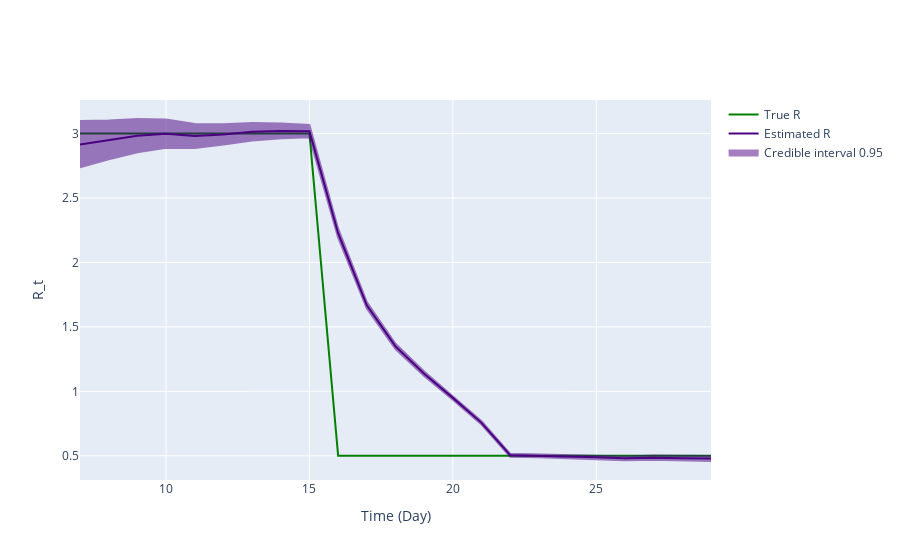

Source (notebook cell):
### Markdown cell above
## Inference plot using class method results

### Code cell
fig = ReproductionNumberPlot()

fig.add_ground_truth_rt(ground_truth)
fig.add_interval_rt(intervals)

fig.update_labels(time_label='Time (Day)', r_label='R_t')

fig.show_figure()

### Figure 1 — Plotly figure (JSON) as saved in the notebook; plotly's stock layout.template omitted (floating-point values rounded to 4 significant figures)
{"data": [{"line": {"color": "green"}, "mode": "lines", "name": "True R", "type": "scatter", "x": [7, 8, 9, 10, 11, 12, 13, 14, 15, 16, 17, 18, 19, 20, 21, 22, 23, 24, 25, 26, 27, 28, 29], "y": [3, 3, 3, 3, 3, 3, 3, 3, 3, 0.5, 0.5, 0.5, 0.5, 0.5, 0.5, 0.5, 0.5, 0.5, 0.5, 0.5, 0.5, 0.5, 0.5]}, {"line": {"color": "indigo"}, "mode": "lines", "name": "Estimated R", "type": "scatter", "x": [7, 8, 9, 10, 11, 12, 13, 14, 15, 16, 17, 18, 19, 20, 21, 22, 23, 24, 25, 26, 27, 28, 29], "y": [2.916, 2.949, 2.983, 2.998, 2.981, 2.993, 3.014, 3.021, 3.019, 2.227, 1.668, 1.349, 1.136, 0.9491, 0.7551, 0.5035, 0.4996, 0.4936, 0.4876, 0.48, 0.4848, 0.4801, 0.4784]}, {"fill": "toself", "fillcolor": "indigo", "line": {"color": "indigo"}, "mode": "lines", "name": "Credible interval 0.95", "opacity": 0.5, "type": "scatter", "x": [7, 8, 9, 10, 11, 12, 13, 14, 15, 16, 17, 18, 19, 20, 21, 22, 23, 24, 25, 26, 27, 28, 29, 29, 28, 27, 26, 25, 24, 23, 22, 21, 20, 19, 18, 17, 16, 15, 14, 13, 12, 11, 10, 9, 8, 7], "y": [3.098, 3.101, 3.113, 3.109, 3.075, 3.073, 3.081, 3.078, 3.067, 2.262, 1.693, 1.369, 1.154, 0.9646, 0.7687, 0.5147, 0.5111, 0.506, 0.5012, 0.4948, 0.5012, 0.498, 0.498, 0.4591, 0.4626, 0.4688, 0.4654, 0.4743, 0.4813, 0.4881, 0.4924, 0.7416, 0.9337, 1.119, 1.328, 1.642, 2.192, 2.971, 2.965, 2.947, 2.915, 2.889, 2.889, 2.856, 2.801, 2.739]}], "layout": {"hovermode": "x unified", "xaxis": {"title": {"text": "Time (Day)"}}, "yaxis": {"title": {"text": "R_t"}}}}
